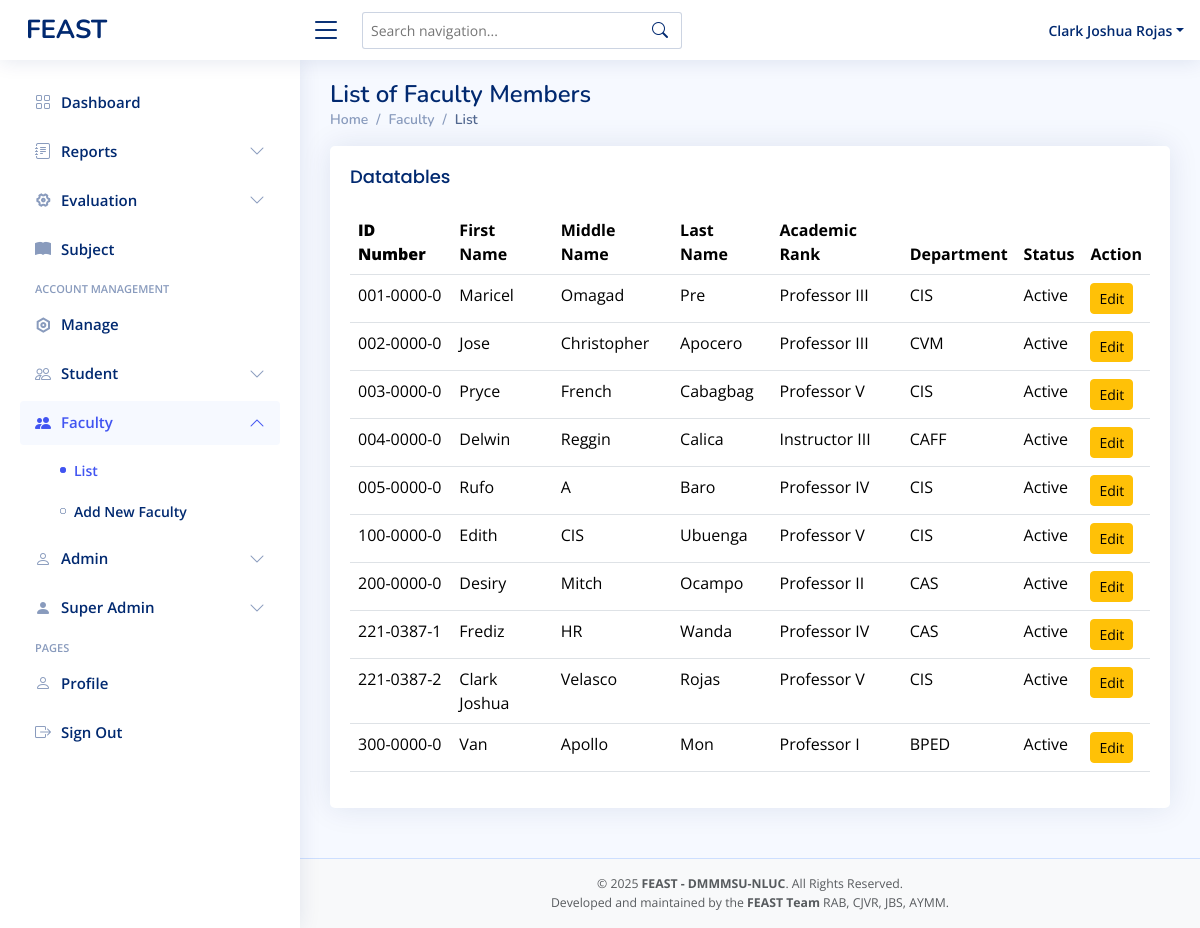
The page /superadmin-facultylist.php (signed in) on the database its author committed.
### tables this page shows
CREATE TABLE `faculty` (
  `idnumber` varchar(11) NOT NULL,
  `first_name` varchar(50) NOT NULL,
  `mid_name` varchar(50) NOT NULL,
  `last_name` varchar(50) NOT NULL,
  `password` varchar(255) DEFAULT NULL,
  `department` varchar(50) NOT NULL,
  `faculty_rank` varchar(50) DEFAULT NULL,
  `role` varchar(50) NOT NULL DEFAULT 'faculty',
  `status` varchar(11) NOT NULL DEFAULT 'active'
);

### superadmin-facultylist.php (the view, shortened to what this page needs)
<?php
include 'conn/conn.php';
$query = "SELECT * FROM faculty  WHERE role = 'faculty'";
$result = mysqli_query($conn, $query);
?>
<!DOCTYPE html>
<html lang="en">
<head>
  <?php include 'head.php' ?>
</head>
<body>
  <?php include 'superadmin-header.php' ?>
  <?php include 'superadmin-sidebar.php' ?>
  <main id="main" class="main">
    <div class="pagetitle">
      <h1>List of Faculty Members</h1>
      <nav>
        <ol class="breadcrumb">
          <li class="breadcrumb-item"><a href="superadmin-dashboard.php">Home</a></li>
          <li class="breadcrumb-item">Faculty</li>
          <li class="breadcrumb-item active">List</li>
        </ol>
      </nav>
    </div>
    <section class="section ">
      <div class="row">
        <div class="col-lg-12">
          <div class="card">
            <div class="card-body table-responsive">
              <h5 class="card-title">Datatables</h5>
              <table class="table datatable">
                <thead>
                  <tr>
                    <th>
                      <b>ID Number</b>
                    </th>
                    <th>First Name</th>
                    <th>Middle Name</th>
                    <th>Last Name</th>
                    <th>Academic Rank</th>
                    <th>Department</th>
                    <th>Status</th>
                    <th>Action</th>
                  </tr>
                </thead>
                <tbody>
                  <tr>
                    <?php
                    while ($row = mysqli_fetch_assoc($result)) {
                    ?>
                      <td class="text-capitalize"><?php echo $row['idnumber']; ?></td>
                      <td class="text-capitalize"><?php echo $row['first_name']; ?></td>
                      <td class="text-capitalize"><?php echo $row['mid_name']; ?></td>
                      <td class="text-capitalize"><?php echo $row['last_name']; ?></td>
                      <td class="text-capitalize"><?php echo $row['faculty_rank']; ?></td>
                      <td class="text-uppercase"><?php echo $row['department']; ?></td>
                      <td class="text-capitalize"><?php echo $row['status']; ?></td>
                      <td>
                        <a href="superadmin-editfaculty.php?id=<?php echo $row['idnumber']; ?>" class="btn btn-warning btn-sm">Edit</a>
                  </tr>
                <?php
                    }
                ?>
                </tbody>
              </table>
            </div>
          </div>
        </div>
      </div>
    </section>
  </main>
  <?php include 'footer.php'?>
</body>
</html>

### head.php (shortened to what this page needs)
<link href="vendors/bootstrap/css/bootstrap.min.css" rel="stylesheet">
<link href="vendors/bootstrap-icons/bootstrap-icons.css" rel="stylesheet">
<link href="vendors/boxicons/css/boxicons.min.css" rel="stylesheet">
<link href="vendors/quill/quill.snow.css" rel="stylesheet">
<link href="vendors/quill/quill.bubble.css" rel="stylesheet">
<link href="vendors/remixicon/remixicon.css" rel="stylesheet">
<link href="vendors/simple-datatables/style.css" rel="stylesheet">
<link href="assets/css/style.css" rel="stylesheet">
<link rel="stylesheet" href="assets/css/select2.min.css" />

### superadmin-header.php (shortened to what this page needs)
<header id="header" class="header fixed-top d-flex align-items-center">
  <div class="d-flex align-items-center justify-content-between">
    <a href="superadmin-dashboard.php" class="logo d-flex align-items-center">
      <span class="d-none d-lg-block">FEAST</span>
    </a>
    <i class="bi bi-list toggle-sidebar-btn"></i>
  </div>
  <div class="search-bar position-relative">
    <form class="search-form d-flex align-items-center" onsubmit="return false;">
      <input type="text" id="navSearch" placeholder="Search navigation..." autocomplete="off">
      <button type="submit" title="Search"><i class="bi bi-search"></i></button>
    </form>
  </div>
  <nav class="header-nav ms-auto">
    <ul class="d-flex align-items-center">
      <li class="nav-item dropdown pe-3 position-relative">
        <a class="nav-link nav-profile d-flex align-items-center pe-0" href="#" data-bs-toggle="dropdown">
          <span class="d-none d-md-block dropdown-toggle ps-2 text-capitalize"><?php echo $_SESSION['first_name'] . ' ' . $_SESSION['last_name']; ?></span>
        </a>
      </li>
    </ul>
  </nav>
</header>

### superadmin-sidebar.php (shortened to what this page needs)
<?php
$currentPage = basename($_SERVER['PHP_SELF']);
?>
<aside id="sidebar" class="sidebar">
  <ul class="sidebar-nav" id="sidebar-nav">
    <li class="nav-item">
      <a class="nav-link <?= $currentPage == 'superadmin-dashboard.php' ? '' : 'collapsed' ?>"
        href="superadmin-dashboard.php">
        <i class="bi bi-grid"></i>
        <span>Dashboard</span>
      </a>
    </li>
    <li class="nav-item">
      <?php $reportsPages = ['superadmin-individualreport.php', 'superadmin-acknowledgementreport.php','superadmin-overallreport-set.php','superadmin-overallreport-sef.php','superadmin-overallreport.php', 'superadmin-pastrecords.php']; ?>
      <a class="nav-link <?= in_array($currentPage, $reportsPages) ? '' : 'collapsed' ?>"
        data-bs-target="#reports" data-bs-toggle="collapse" href="#">
        <i class="bi bi-journal-text"></i><span>Reports</span><i class="bi bi-chevron-down ms-auto"></i>
      </a>
    </li>
    <?php $evalPages = ['superadmin-evaluationsetting.php', 'superadmin-evaluationswitch.php']; ?>
    <li class="nav-item">
      <a class="nav-link <?= in_array($currentPage, $evalPages) ? '' : 'collapsed' ?>"
        data-bs-target="#evaluation" data-bs-toggle="collapse" href="#">
        <i class="ri-settings-4-line"></i><span>Evaluation</span><i class="bi bi-chevron-down ms-auto"></i>
      </a>
    </li>
    <li class="nav-item">
      <a class="nav-link <?= $currentPage == 'superadmin-evaluatedsubject.php' ? 'active' : 'collapsed' ?>"
        href="superadmin-evaluatedsubject.php">
        <i class="bi bi-book-fill"></i>
        <span>Subject</span>
      </a>
    </li>
    <li class="nav-heading">Account Management</li>
    <li class="nav-item">
      <a class="nav-link <?= $currentPage == 'superadmin-addsmanagement.php' ? 'active' : 'collapsed' ?>"
        href="superadmin-addsmanagement.php">
        <i class="ri-settings-line"></i>
        <span>Manage</span>
      </a>
    </li>
    <?php $studentPages = ['superadmin-studentlist.php', 'superadmin-studentcreation.php']; ?>
    <li class="nav-item">
      <a class="nav-link <?= in_array($currentPage, $studentPages) ? '' : 'collapsed' ?>"
        data-bs-target="#student-nav" data-bs-toggle="collapse" href="#">
        <i class="bi bi-people"></i><span>Student</span><i class="bi bi-chevron-down ms-auto"></i>
      </a>
    </li>
    <?php $facultyPages = ['superadmin-facultylist.php', 'superadmin-facultycreation.php']; ?>
    <li class="nav-item">
      <a class="nav-link <?= in_array($currentPage, $facultyPages) ? '' : 'collapsed' ?>"
        data-bs-target="#faculty-nav" data-bs-toggle="collapse" href="#">
        <i class="bi bi-people-fill"></i><span>Faculty</span><i class="bi bi-chevron-down ms-auto"></i>
      </a>
      <ul id="faculty-nav" class="nav-content collapse <?= in_array($currentPage, $facultyPages) ? 'show' : '' ?>"
        data-bs-parent="#sidebar-nav">
        <li>
          <a href="superadmin-facultylist.php" class="<?= $currentPage == 'superadmin-facultylist.php' ? 'active' : '' ?>">
            <i class="bi bi-circle"></i><span>List</span>
          </a>
        </li>
        <li>
          <a href="superadmin-facultycreation.php" class="<?= $currentPage == 'superadmin-facultycreation.php' ? 'active' : '' ?>">
            <i class="bi bi-circle"></i><span>Add New Faculty</span>
          </a>
        </li>
      </ul>
    </li>
    <?php $adminPages = ['superadmin-adminlist.php', 'superadmin-admincreation.php']; ?>
    <li class="nav-item">
      <a class="nav-link <?= in_array($currentPage, $adminPages) ? '' : 'collapsed' ?>"
        data-bs-target="#admin-nav" data-bs-toggle="collapse" href="#">
        <i class="bi bi-person"></i><span>Admin</span><i class="bi bi-chevron-down ms-auto"></i>
      </a>
    </li>
    <?php $superPages = ['superadmin-superadminlist.php', 'superadmin-superadmincreation.php']; ?>
    <li class="nav-item">
      <a class="nav-link <?= in_array($currentPage, $superPages) ? '' : 'collapsed' ?>"
        data-bs-target="#super-nav" data-bs-toggle="collapse" href="#">
        <i class="bi bi-person-fill"></i><span>Super Admin</span><i class="bi bi-chevron-down ms-auto"></i>
      </a>
    </li>
    <li class="nav-heading">Pages</li>
    <li class="nav-item">
      <a class="nav-link <?= $currentPage == 'superadmin-user-profile.php' ? 'active' : 'collapsed' ?>"
        href="superadmin-user-profile.php">
        <i class="bi bi-person"></i>
        <span>Profile</span>
      </a>
    </li>
    <li class="nav-item">
      <a class="nav-link collapsed" href="logout.php">
        <i class="bi bi-box-arrow-right"></i>
        <span>Sign Out</span>
      </a>
    </li>
  </ul>
</aside>

### footer.php
<footer id="footer" class="footer bg-light text-center py-3">
  <div class="container">
    <div class="text-muted small">
      &copy; <?= date('Y') ?> <strong><span>FEAST - DMMMSU-NLUC</span></strong>. All Rights Reserved.
    </div>
    <div class="text-muted small">
      Developed and maintained by the <strong>FEAST Team</strong> RAB, CJVR, JBS, AYMM.
    </div>
  </div>
</footer>

### assets/css/style.css (style rules this page uses)
:root { scroll-behavior: smooth; }
body { font-family: "Open Sans", sans-serif; background: #f6f9ff; color: #444444; }
a { color: #4154f1; text-decoration: none; }
h1, h2, h3, h4, h5, h6 { font-family: "Nunito", sans-serif; }
#main { margin-top: 60px; padding: 20px 30px; transition: all 0.3s; }
.pagetitle { margin-bottom: 10px; }
.pagetitle h1 { font-size: 24px; margin-bottom: 0; font-weight: 600; color: #012970; }
.card { margin-bottom: 30px; border: none; border-radius: 5px; box-shadow: 0px 0 30px rgba(1, 41, 112, 0.1); }
.card-title { padding: 20px 0 15px 0; font-size: 18px; font-weight: 500; color: #012970; font-family: "Poppins", sans-serif; }
.card-body { padding: 0 20px 20px 20px; }
.breadcrumb { font-size: 14px; font-family: "Nunito", sans-serif; color: #899bbd; font-weight: 600; }
.breadcrumb a { color: #899bbd; transition: 0.3s; }
.breadcrumb .breadcrumb-item::before { color: #899bbd; }
.breadcrumb .active { color: #51678f; font-weight: 600; }
.logo { line-height: 1; }
@media (min-width: 1200px) { .logo { width: 280px; } }
.logo span { font-size: 26px; font-weight: 700; color: #012970; font-family: "Nunito", sans-serif; }
.header { transition: all 0.5s; z-index: 997; height: 60px; box-shadow: 0px 2px 20px rgba(1, 41, 112, 0.1); background-color: #fff; padding-left: 20px; }
.header .toggle-sidebar-btn { font-size: 32px; padding-left: 10px; cursor: pointer; color: #012970; }
.header .search-bar { min-width: 360px; padding: 0 20px; }
.header .search-form { width: 100%; }
.header .search-form input { border: 0; font-size: 14px; color: #012970; border: 1px solid rgba(1, 41, 112, 0.2); padding: 7px 38px 7px 8px; border-radius: 3px; transition: 0.3s; width: 100%; }
.header .search-form button { border: 0; padding: 0; margin-left: -30px; background: none; }
.header .search-form button i { color: #012970; }
.header-nav ul { list-style: none; }
.header-nav>ul { margin: 0; padding: 0; }
.header-nav .nav-profile { color: #012970; }
.header-nav .nav-profile span { font-size: 14px; font-weight: 600; }
.sidebar { position: fixed; top: 60px; left: 0; bottom: 0; width: 300px; z-index: 996; transition: all 0.3s; padding: 20px; overflow-y: auto; scrollbar-width: thin; scrollbar-color: #aab7cf transparent; box-shadow: 0px 0px 20px rgba(1, 41, 112, 0.1); background-color: #fff; }
@media (min-width: 1200px) { #main, #footer { margin-left: 300px; } }
.sidebar-nav { padding: 0; margin: 0; list-style: none; }
.sidebar-nav li { padding: 0; margin: 0; list-style: none; }
.sidebar-nav .nav-item { margin-bottom: 5px; }
.sidebar-nav .nav-heading { font-size: 11px; text-transform: uppercase; color: #899bbd; font-weight: 600; margin: 10px 0 5px 15px; }
.sidebar-nav .nav-link { display: flex; align-items: center; font-size: 15px; font-weight: 600; color: #4154f1; transition: 0.3; background: #f6f9ff; padding: 10px 15px; border-radius: 4px; }
.sidebar-nav .nav-link i { font-size: 16px; margin-right: 10px; color: #4154f1; }
.sidebar-nav .nav-link.collapsed { color: #012970; background: #fff; }
.sidebar-nav .nav-link.collapsed i { color: #899bbd; }
.sidebar-nav .nav-link .bi-chevron-down { margin-right: 0; transition: transform 0.2s ease-in-out; }
.sidebar-nav .nav-link:not(.collapsed) .bi-chevron-down { transform: rotate(180deg); }
.sidebar-nav .nav-content { padding: 5px 0 0 0; margin: 0; list-style: none; }
.sidebar-nav .nav-content a { display: flex; align-items: center; font-size: 14px; font-weight: 600; color: #012970; transition: 0.3; padding: 10px 0 10px 40px; transition: 0.3s; }
.sidebar-nav .nav-content a i { font-size: 6px; margin-right: 8px; line-height: 0; border-radius: 50%; }
.sidebar-nav .nav-content a:hover, .sidebar-nav .nav-content a.active { color: #4154f1; }
.sidebar-nav .nav-content a.active i { background-color: #4154f1; }
.footer { padding: 20px 0; font-size: 14px; transition: all 0.3s; border-top: 1px solid #cddfff; }

### rows shown on the page
faculty: idnumber "001-0000-0", first_name "Maricel", mid_name "Omagad", last_name "Pre", faculty_rank "Professor III", department "CIS", status "Active"
faculty: idnumber "002-0000-0", first_name "Jose", mid_name "Christopher", last_name "Apocero", faculty_rank "Professor III", department "CVM", status "Active"
faculty: idnumber "003-0000-0", first_name "Pryce", mid_name "French", last_name "Cabagbag", faculty_rank "Professor V", department "CIS", status "Active"
faculty: idnumber "004-0000-0", first_name "Delwin", mid_name "Reggin", last_name "Calica", faculty_rank "Instructor III", department "CAFF", status "Active"
faculty: idnumber "005-0000-0", first_name "Rufo", mid_name "A", last_name "Baro", faculty_rank "Professor IV", department "CIS", status "Active"
faculty: idnumber "100-0000-0", first_name "Edith", mid_name "CIS", last_name "Ubuenga", faculty_rank "Professor V", department "CIS", status "Active"
faculty: idnumber "200-0000-0", first_name "Desiry", mid_name "Mitch", last_name "Ocampo", faculty_rank "Professor II", department "CAS", status "Active"
faculty: idnumber "221-0387-1", first_name "Frediz", mid_name "HR", last_name "Wanda", faculty_rank "Professor IV", department "CAS", status "Active"
faculty: idnumber "221-0387-2", first_name "Clark Joshua", mid_name "Velasco", last_name "Rojas", faculty_rank "Professor V", department "CIS", status "Active"
faculty: idnumber "300-0000-0", first_name "Van", mid_name "Apollo", last_name "Mon", faculty_rank "Professor I", department "BPED", status "Active"

### other values the page prints
$_SESSION['first_name'] "Clark Joshua"
$_SESSION['last_name'] "Rojas"
